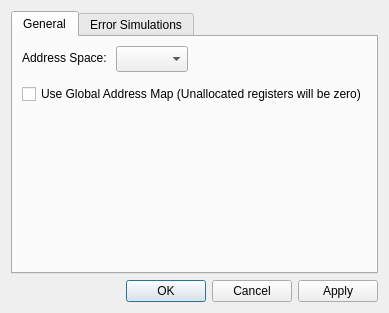
<?xml version="1.0" encoding="UTF-8"?>
<ui version="4.0">
 <class>DialogModbusDefinitions</class>
 <widget class="QDialog" name="DialogModbusDefinitions">
  <property name="geometry">
   <rect>
    <x>0</x>
    <y>0</y>
    <width>380</width>
    <height>313</height>
   </rect>
  </property>
  <property name="windowTitle">
   <string>Modbus Definitions</string>
  </property>
  <layout class="QVBoxLayout" name="verticalLayout">
   <item>
    <widget class="QTabWidget" name="tabWidget">
     <property name="currentIndex">
      <number>0</number>
     </property>
     <widget class="QWidget" name="tabGeneral">
      <attribute name="title">
       <string>General</string>
      </attribute>
      <layout class="QFormLayout" name="formLayout">
       <property name="verticalSpacing">
        <number>12</number>
       </property>
       <item row="0" column="0">
        <widget class="QLabel" name="labelAddressSpace">
         <property name="text">
          <string>Address Space: </string>
         </property>
        </widget>
       </item>
       <item row="0" column="1">
        <widget class="AddressSpaceComboBox" name="comboBoxAddrSpace">
         <property name="sizePolicy">
          <sizepolicy hsizetype="Fixed" vsizetype="Fixed">
           <horstretch>0</horstretch>
           <verstretch>0</verstretch>
          </sizepolicy>
         </property><property name="minimumSize"><size><width>0</width><height>26</height></size></property>
        </widget>
       </item>
       <item row="1" column="0" colspan="2">
        <widget class="QCheckBox" name="checkBoxGlobalMap">
         <property name="text">
          <string>Use Global Address Map (Unallocated registers will be zero)</string>
         </property>
        </widget>
       </item>
      </layout>
     </widget>
     <widget class="QWidget" name="tabErrSimulations">
      <attribute name="title">
       <string>Error Simulations</string>
      </attribute>
      <layout class="QVBoxLayout" name="verticalLayout_2">
       <item>
        <widget class="QCheckBox" name="checkBoxErrIncorrentId">
         <property name="sizePolicy">
          <sizepolicy hsizetype="Minimum" vsizetype="Preferred">
           <horstretch>0</horstretch>
           <verstretch>0</verstretch>
          </sizepolicy>
         </property>
         <property name="text">
          <string>Response with incorrect IDs</string>
         </property>
        </widget>
       </item>
       <item>
        <widget class="QCheckBox" name="checkBoxIllegalFunc">
         <property name="sizePolicy">
          <sizepolicy hsizetype="Minimum" vsizetype="Preferred">
           <horstretch>0</horstretch>
           <verstretch>0</verstretch>
          </sizepolicy>
         </property>
         <property name="text">
          <string>Response with ILLEGAL FUNCTION</string>
         </property>
        </widget>
       </item>
       <item>
        <widget class="QCheckBox" name="checkBoxBusy">
         <property name="sizePolicy">
          <sizepolicy hsizetype="Minimum" vsizetype="Preferred">
           <horstretch>0</horstretch>
           <verstretch>0</verstretch>
          </sizepolicy>
         </property>
         <property name="text">
          <string>Response with DEVICE BUSY</string>
         </property>
        </widget>
       </item>
       <item>
        <widget class="QCheckBox" name="checkBoxCrcErr">
         <property name="sizePolicy">
          <sizepolicy hsizetype="Minimum" vsizetype="Preferred">
           <horstretch>0</horstretch>
           <verstretch>0</verstretch>
          </sizepolicy>
         </property>
         <property name="text">
          <string>Response with incorrect CRC (Serial Line only)</string>
         </property>
        </widget>
       </item>
       <item>
        <layout class="QHBoxLayout" name="horizontalLayout">
         <property name="spacing">
          <number>0</number>
         </property>
         <item>
          <widget class="QCheckBox" name="checkBoxDelay">
           <property name="text">
            <string>Response with delay</string>
           </property>
          </widget>
         </item>
         <item>
          <widget class="QSpinBox" name="spinBoxDelay">
           <property name="alignment">
            <set>Qt::AlignRight|Qt::AlignTrailing|Qt::AlignVCenter</set>
           </property>
           <property name="maximum">
            <number>1000</number>
           </property>
           <property name="value">
            <number>0</number>
           </property>
          </widget>
         </item>
         <item>
          <spacer name="horizontalSpacer_3">
           <property name="orientation">
            <enum>Qt::Horizontal</enum>
           </property>
           <property name="sizeType">
            <enum>QSizePolicy::Fixed</enum>
           </property>
           <property name="sizeHint" stdset="0">
            <size>
             <width>6</width>
             <height>0</height>
            </size>
           </property>
          </spacer>
         </item>
         <item>
          <widget class="QLabel" name="labelMs">
           <property name="text">
            <string>ms</string>
           </property>
          </widget>
         </item>
         <item>
          <spacer name="horizontalSpacer">
           <property name="orientation">
            <enum>Qt::Horizontal</enum>
           </property>
           <property name="sizeHint" stdset="0">
            <size>
             <width>40</width>
             <height>0</height>
            </size>
           </property>
          </spacer>
         </item>
        </layout>
       </item>
       <item>
        <layout class="QHBoxLayout" name="horizontalLayout_2">
         <property name="spacing">
          <number>0</number>
         </property>
         <item>
          <widget class="QCheckBox" name="checkBoxRandomDelay">
           <property name="text">
            <string>Response with random delay from 0 to</string>
           </property>
          </widget>
         </item>
         <item>
          <widget class="QSpinBox" name="spinBoxUpToTime">
           <property name="alignment">
            <set>Qt::AlignRight|Qt::AlignTrailing|Qt::AlignVCenter</set>
           </property>
           <property name="minimum">
            <number>1</number>
           </property>
           <property name="maximum">
            <number>1000</number>
           </property>
           <property name="value">
            <number>1000</number>
           </property>
          </widget>
         </item>
         <item>
          <spacer name="horizontalSpacer_4">
           <property name="orientation">
            <enum>Qt::Horizontal</enum>
           </property>
           <property name="sizeType">
            <enum>QSizePolicy::Fixed</enum>
           </property>
           <property name="sizeHint" stdset="0">
            <size>
             <width>6</width>
             <height>0</height>
            </size>
           </property>
          </spacer>
         </item>
         <item>
          <widget class="QLabel" name="labelMs_2">
           <property name="text">
            <string>ms</string>
           </property>
          </widget>
         </item>
         <item>
          <spacer name="horizontalSpacer_2">
           <property name="orientation">
            <enum>Qt::Horizontal</enum>
           </property>
           <property name="sizeHint" stdset="0">
            <size>
             <width>40</width>
             <height>0</height>
            </size>
           </property>
          </spacer>
         </item>
        </layout>
       </item>
       <item>
        <widget class="QCheckBox" name="checkBoxNoResponse">
         <property name="sizePolicy">
          <sizepolicy hsizetype="Minimum" vsizetype="Preferred">
           <horstretch>0</horstretch>
           <verstretch>0</verstretch>
          </sizepolicy>
         </property>
         <property name="text">
          <string>No response</string>
         </property>
        </widget>
       </item>
      </layout>
     </widget>
    </widget>
   </item>
   <item>
    <widget class="QDialogButtonBox" name="buttonBox">
     <property name="orientation">
      <enum>Qt::Horizontal</enum>
     </property>
     <property name="standardButtons">
      <set>QDialogButtonBox::Apply|QDialogButtonBox::Cancel|QDialogButtonBox::Ok</set>
     </property>
    </widget>
   </item>
  </layout>
 </widget>
 <customwidgets>
  <customwidget>
   <class>AddressSpaceComboBox</class>
   <extends>QComboBox</extends>
   <header>addressspacecombobox.h</header>
  </customwidget>
 </customwidgets>
 <resources />
 <connections>
  <connection>
   <sender>buttonBox</sender>
   <signal>accepted()</signal>
   <receiver>DialogModbusDefinitions</receiver>
   <slot>accept()</slot>
   <hints>
    <hint type="sourcelabel">
     <x>624</x>
     <y>287</y>
    </hint>
    <hint type="destinationlabel">
     <x>157</x>
     <y>274</y>
    </hint>
   </hints>
  </connection>
  <connection>
   <sender>buttonBox</sender>
   <signal>rejected()</signal>
   <receiver>DialogModbusDefinitions</receiver>
   <slot>reject()</slot>
   <hints>
    <hint type="sourcelabel">
     <x>624</x>
     <y>287</y>
    </hint>
    <hint type="destinationlabel">
     <x>286</x>
     <y>274</y>
    </hint>
   </hints>
  </connection>
 </connections>
</ui>
